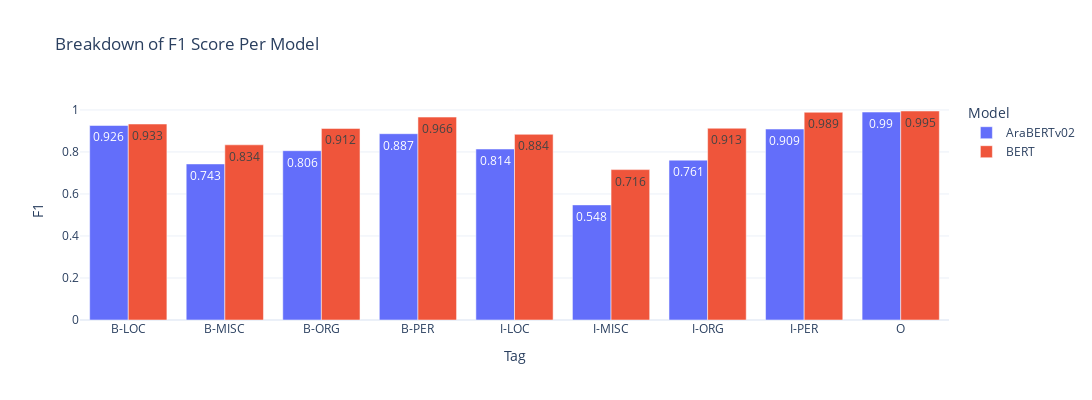

Notebook code for this chart:
### Code cell
# Confusion matrix heatmap example
report_bar = ReportBarChart(dash_data, mappings)
report_bar.visualize_f1()

### Figure 1 — Plotly figure (JSON) as saved in the notebook; plotly's stock layout.template omitted (floating-point values rounded to 4 significant figures)
{"data": [{"alignmentgroup": "True", "hovertemplate": "Model=AraBERTv02<br>Tag=%{x}<br>F1=%{text}<extra></extra>", "legendgroup": "AraBERTv02", "marker": {"color": "#636efa", "pattern": {"shape": ""}}, "name": "AraBERTv02", "offsetgroup": "AraBERTv02", "orientation": "v", "showlegend": true, "text": [0.926, 0.743, 0.806, 0.887, 0.814, 0.548, 0.761, 0.909, 0.99], "textposition": "auto", "type": "bar", "x": ["B-LOC", "B-MISC", "B-ORG", "B-PER", "I-LOC", "I-MISC", "I-ORG", "I-PER", "O"], "xaxis": "x", "y": [0.926, 0.743, 0.806, 0.887, 0.814, 0.548, 0.761, 0.909, 0.99], "yaxis": "y"}, {"alignmentgroup": "True", "hovertemplate": "Model=BERT<br>Tag=%{x}<br>F1=%{text}<extra></extra>", "legendgroup": "BERT", "marker": {"color": "#EF553B", "pattern": {"shape": ""}}, "name": "BERT", "offsetgroup": "BERT", "orientation": "v", "showlegend": true, "text": [0.933, 0.834, 0.912, 0.966, 0.884, 0.716, 0.913, 0.989, 0.995], "textposition": "auto", "type": "bar", "x": ["B-LOC", "B-MISC", "B-ORG", "B-PER", "I-LOC", "I-MISC", "I-ORG", "I-PER", "O"], "xaxis": "x", "y": [0.933, 0.834, 0.912, 0.966, 0.884, 0.716, 0.913, 0.989, 0.995], "yaxis": "y"}], "layout": {"barmode": "group", "height": 400, "legend": {"title": {"text": "Model"}, "tracegroupgap": 0}, "title": {"text": "Breakdown of F1 Score Per Model"}, "width": 1200, "xaxis": {"anchor": "y", "domain": [0, 1], "title": {"text": "Tag"}}, "yaxis": {"anchor": "x", "domain": [0, 1], "title": {"text": "F1"}}}}
